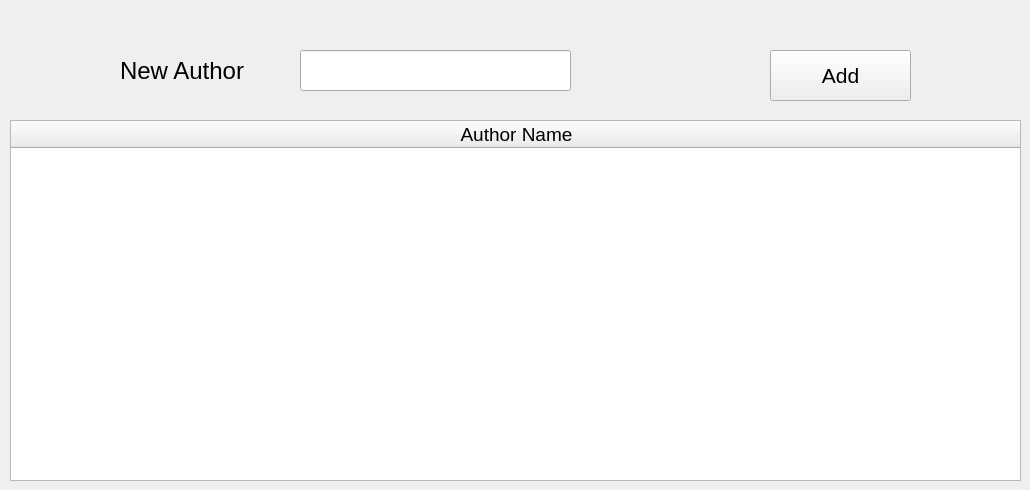
      <widget class="QWidget" name="tab_8">
       <attribute name="title">
        <string>Author</string>
       </attribute>
       <widget class="QPushButton" name="pushButton_15">
        <property name="geometry">
         <rect>
          <x>770</x>
          <y>50</y>
          <width>141</width>
          <height>51</height>
         </rect>
        </property>
        <property name="font">
         <font>
          <pointsize>16</pointsize>
         </font>
        </property>
        <property name="text">
         <string>Add</string>
        </property>
       </widget>
       <widget class="QLineEdit" name="lineEdit_20">
        <property name="geometry">
         <rect>
          <x>300</x>
          <y>50</y>
          <width>271</width>
          <height>41</height>
         </rect>
        </property>
       </widget>
       <widget class="QLabel" name="label_27">
        <property name="geometry">
         <rect>
          <x>120</x>
          <y>55</y>
          <width>201</width>
          <height>31</height>
         </rect>
        </property>
        <property name="font">
         <font>
          <pointsize>18</pointsize>
         </font>
        </property>
        <property name="text">
         <string>New Author</string>
        </property>
       </widget>
       <widget class="QTableWidget" name="tableWidget_3">
        <property name="geometry">
         <rect>
          <x>10</x>
          <y>120</y>
          <width>1011</width>
          <height>361</height>
         </rect>
        </property>
        <property name="font">
         <font>
          <pointsize>18</pointsize>
         </font>
        </property>
        <attribute name="horizontalHeaderDefaultSectionSize">
         <number>1011</number>
        </attribute>
        <column>
         <property name="text">
          <string>Author Name</string>
         </property>
         <property name="font">
          <font>
           <pointsize>14</pointsize>
          </font>
         </property>
        </column>
       </widget>
      </widget>
